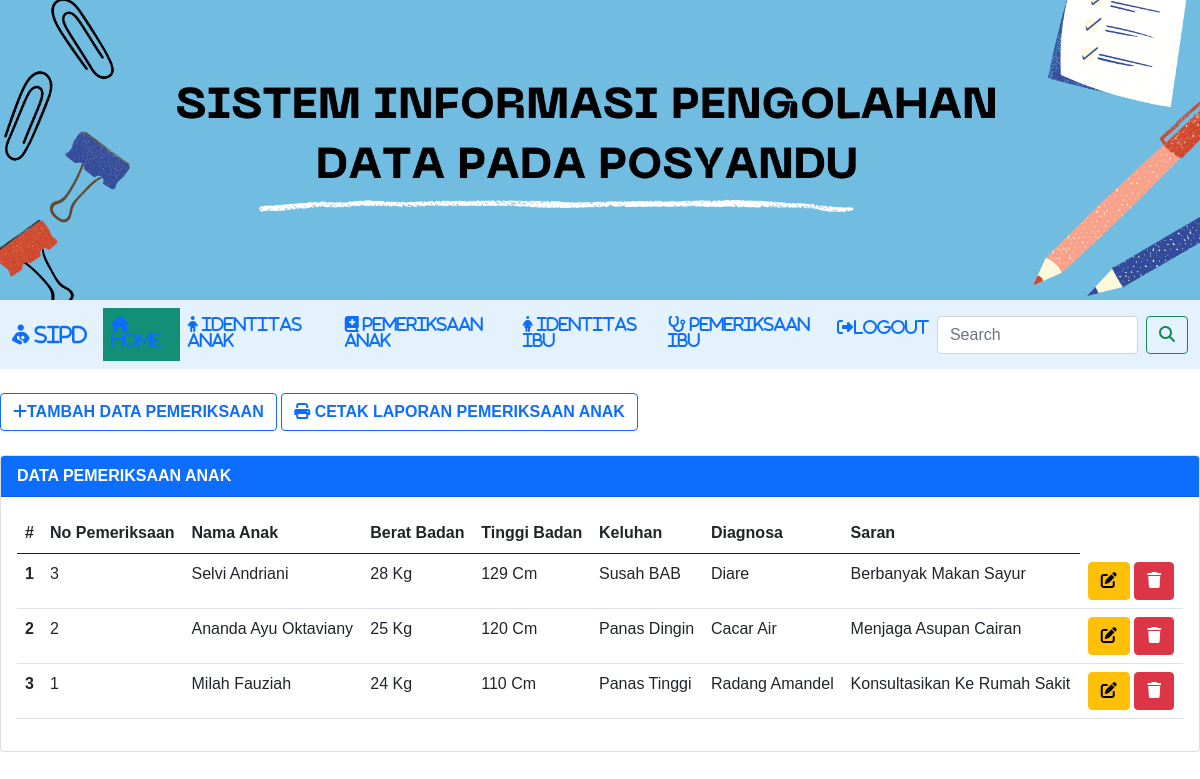
The app's page /data.php with its own data.
### tables this page shows
CREATE TABLE `data_anak` (
  `id` int(11) NOT NULL,
  `no_pemeriksaan` int(11) NOT NULL,
  `nama` varchar(50) NOT NULL,
  `berat_badan` varchar(10) NOT NULL,
  `tinggi_badan` varchar(10) NOT NULL,
  `keluhan` varchar(100) NOT NULL,
  `diagnosa` varchar(100) NOT NULL,
  `saran` varchar(100) NOT NULL
);

### data.php (the view, shortened to what this page needs)
<?php
include "koneksi.php";
?>
<!DOCTYPE html>
<html lang="en">
<head>
    <link rel="stylesheet" type="text/css" href="style1.css">
    <link rel="stylesheet" href="https://cdnjs.cloudflare.com/ajax/libs/font-awesome/6.2.1/css/all.min.css" />
    <link href="https://cdn.jsdelivr.net/npm/bootstrap@5.0.0-beta2/dist/css/bootstrap.min.css" rel="stylesheet">
</head>
<body>
        <tr>
			<img src="header.png" width="100%" height="50%">
		</tr>
	<header>
    <nav class="navbar navbar-expand-lg bg-body-tertiary" style="background-color: #e3f2fd;">
  <div class="container-fluid">
    <a class="navbar-brand" href="index.php"><i class="fa-solid fa-person-breastfeeding"> SIPD</i></a>
    <div class="nav justify-content-center" id="navbarSupportedContent">
      <ul class="navbar-nav me-auto mb-2 mb-lg-0" >
        <li class="nav-item">
          <a class="nav-link active" aria-current="page" href="index.php"><i class="fa-solid fa-house"> Home </i></a>
        </li>
        <li class="nav-item">
          <a class="nav-link" href="identitas_anak.php"><i class="fa-solid fa-child"> IDENTITAS ANAK</i></a>
        </li>
        <li class="nav-item">
          <a class="nav-link" href="data.php"><i class="fa-solid fa-book-medical"> PEMERIKSAAN ANAK</i></a>
        </li>
        <li class="nav-item">
          <a class="nav-link" href="ibu_hamil.php"><i class="fa-solid fa-person-dress"> IDENTITAS IBU</i></a>
        </li>
        <li class="nav-item">
          <a class="nav-link" href="data_ibuhamil.php"><i class="fa-solid fa-stethoscope"> PEMERIKSAAN IBU</i></a>
        </li>
        <li class="nav-item">
          <a class="nav-link" href="logout.php"><i class="fa-solid fa-right-from-bracket">LOGOUT</i></a>
        </li>
      </ul>
      </div>
      <form class="d-flex" role="search">
        <input class="form-control me-2" type="search" placeholder="Search" aria-label="Search">
        <button class="btn btn-outline-success" type="submit"><i class="fa-sharp fa-solid fa-magnifying-glass"></i></button>
    </form>
        </div>
    </nav>
        <br>
    <div class>
        <a href="tambah_data.php" button class="btn btn-outline-primary"  type="button"><i class="fa-solid fa-plus"><b></i>TAMBAH DATA PEMERIKSAAN </b></i></a>
        <a href="cetak_laporan.php" button class="btn btn-outline-primary"  type="button" > <i class="fa-solid fa-print"></i><b> CETAK LAPORAN PEMERIKSAAN ANAK </b></i></a>
    </div><br>
        <div class="card">
            <div class="card-header text-white bg-primary">
                <b>DATA PEMERIKSAAN ANAK</b>
            </div>
            <div class="card-body">
                <table class="table">
                    <thead>
                        <tr>
                            <th scope="col">#</th>
                            <th scope="col">No Pemeriksaan</th>
                            <th scope="col">Nama Anak</th>
                            <th scope="col">Berat Badan</th>
                            <th scope="col">Tinggi Badan</th>
                            <th scope="col">Keluhan</th>
                            <th scope="col">Diagnosa</th>
                            <th scope="col">Saran</th>
                        </tr>
                    </thead>
                    <tbody>
                        <?php
                        $sql2   = "select * from data_anak order by id desc";
                        $q2     = mysqli_query($koneksi, $sql2);
                        $urut   = 1;
                        while ($r2 = mysqli_fetch_array($q2)) {
                            $id             = $r2['id'];
                            $no_pemeriksaan            = $r2['no_pemeriksaan'];
                            $nama           = $r2['nama'];
                            $berat_badan           = $r2['berat_badan'];
                            $tinggi_badan   = $r2['tinggi_badan'];
                            $keluhan        = $r2['keluhan'];
                            $diagnosa          = $r2['diagnosa'];
                            $saran   = $r2['saran'];
                        ?>
                            <tr>
                                <th scope="row"><?php echo $urut++ ?></th>
                                <td scope="row"><?php echo $no_pemeriksaan ?></td>
                                <td scope="row"><?php echo $nama ?></td>
                                <td scope="row"><?php echo $berat_badan ?></td>
                                <td scope="row"><?php echo $tinggi_badan ?></td>
                                <td scope="row"><?php echo $keluhan ?></td>
                                <td scope="row"><?php echo $diagnosa ?></td>
                                <td scope="row"><?php echo $saran ?></td>
                                <td scope="row">
                                    <a href="tambah_data.php?op=edit&id=<?php echo $id ?>"><button type="button" class="btn btn-warning"><i class="fa-solid fa-pen-to-square"></i></button></a>
                                    <a href="tambah_data.php?op=delete&id=<?php echo $id?>" onclick="return confirm('Yakin mau delete data?')"><button type="button" class="btn btn-danger"><i class="fa-solid fa-trash"></i></button></a>
                                </td>
                            </tr>
                        <?php
                        }
                        ?>
                    </tbody>
                </table>
            </div>
        </div>
</body>
</html>

### style1.css (style rules this page uses)
* { padding:0; margin:0; font-family: sans-serif; }
a { color: inherit; text-decoration: none; }
header ul { float: right; }
header ul li { display: inline-block; }
header ul li a { padding:25px 20px; display: inline-block; }
.active { background-color: #148F77; color: #fff; }

### records on screen
data_anak: no_pemeriksaan "3", nama "Selvi Andriani", berat_badan "28 Kg", tinggi_badan "129 Cm", keluhan "Susah BAB", diagnosa "Diare", saran "Berbanyak Makan Sayur"
data_anak: no_pemeriksaan "2", nama "Ananda Ayu Oktaviany", berat_badan "25 Kg", tinggi_badan "120 Cm", keluhan "Panas Dingin", diagnosa "Cacar Air", saran "Menjaga Asupan Cairan"
data_anak: no_pemeriksaan "1", nama "Milah Fauziah", berat_badan "24 Kg", tinggi_badan "110 Cm", keluhan "Panas Tinggi", diagnosa "Radang Amandel", saran "Konsultasikan Ke Rumah Sakit"
